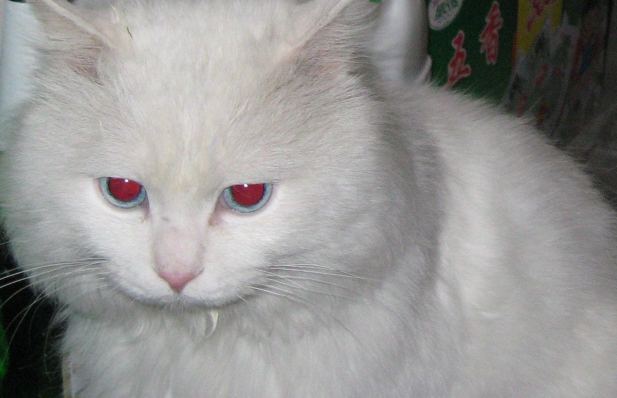
%> input picture ImageProcess/005/红眼.jpg, 1234 x 795 px (shown at 1/2 size)
$ octave hw5.m   (GNU Octave 9; MATLAB toolbox functions it lacks are replaced by stand-ins)
%> lines starting %> are read from the running program, lines starting %| are printed output that depends on the picture; in (x1, y1, x2, y2) boxes, pixels count from 0 and x2, y2 are one past the last pixel; in counts of white or black regions, pixels touching at a corner belong together; the program's own positions count from 1
%
%%小作业5：去红眼
%%创建日期：2016-11-27
%%
I = imread('红眼.jpg');
%> I is the input picture: size 795x1234x3 uint8; mean R, G, B 148.9, 147.9, 146.5
Id = double(I)/255;
IRed = double( I(:,:,1) )/255 ;
IGreen = double( I(:,:,2) )/255 ;
IBlue = double( I(:,:,3) )/255 ;

hsv= rgb2hsv(Id);
%> hsv: size 795x1234x3 double; mean H, S, V 0.382, 0.0678, 0.592
IH = hsv(:,:,1);
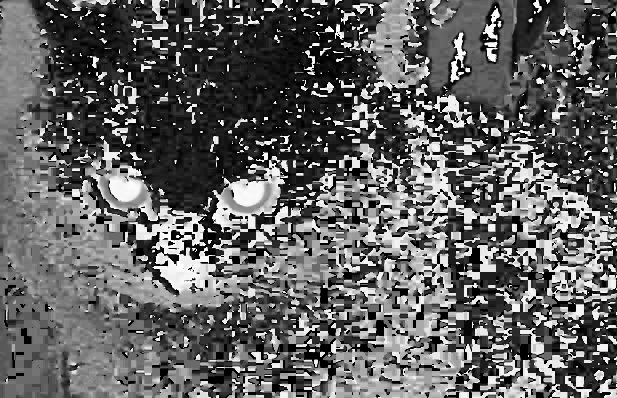
%> IH: size 795x1234 double (shown at 1/2 size); min 0, max 0.997, mean 0.382
IS = hsv(:,:,2);
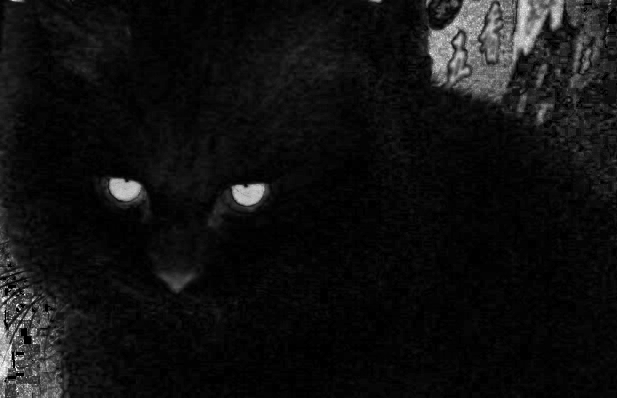
%> IS: size 795x1234 double (shown at 1/2 size); min 0, max 1, mean 0.0678
IV = hsv(:,:,3);

% [12 lines of commented-out code are left out]
T = [170.5,325.25;571,443.75];
rmin = uint16( T(1,2) );
cmin = uint16( T(1,1) );
rmax = uint16( T(2,2) );
cmax = uint16( T(2,1) );
loc2 = ones( (cmax-cmin)*(rmax-rmin),2 );
ctotal = cmax-cmin+1;
for m = rmin:rmax
	for n = cmin:cmax
		loc2( (m-rmin)*ctotal+n-cmin+1,1 )=m;
		loc2( (m-rmin)*ctotal+n-cmin+1,2 )=n;
	end
end
loc = sub2ind(size(IH),loc2(:,1),loc2(:,2));

% 确定红眼的像素位置并进行处理——S域取0
row = size(IH,1); col=size(IH,2);
%> after `row = size(IH,1)`: row = 795
%> after `col=size(IH,2)`: col = 1234
ns = IS;
Judge = ( IH(loc)<0.25 | IH(loc)>0.75 ) & (IS(loc) >0.3 );
%> Judge = 48120 logical values, 4550 true
ns(loc) = ns(loc) .* (~Judge);
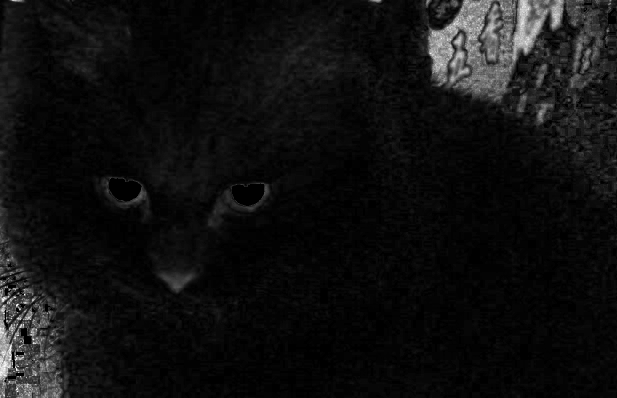
%> ns: size 795x1234 double (shown at 1/2 size); 0.46% of pixels changed, all inside (x1, y1, x2, y2) = (218, 355, 529, 412)
nv = IV;
nv(loc) = (IRed(loc)+IGreen(loc)+IBlue(loc))/3;
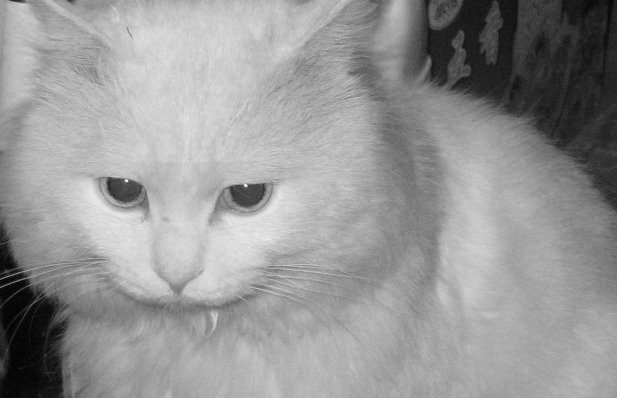
%> nv: size 795x1234 double (shown at 1/2 size); min 0, max 0.999, mean 0.591

%反变换会原图像，并显示处理结果与原图像之差
nhsv = hsv;
nhsv(:,:,2) = ns;
%> nhsv: size 795x1234x3 double; mean H, S, V 0.382, 0.0647, 0.592
In = hsv2rgb(nhsv);
figure,imshow(In),title('去红眼结果');
Icha = ( In - hsv2rgb(hsv) )*1e15*255;
figure,imshow(Icha),title('结果与原图之差');
%> after `imshow(Icha)`:
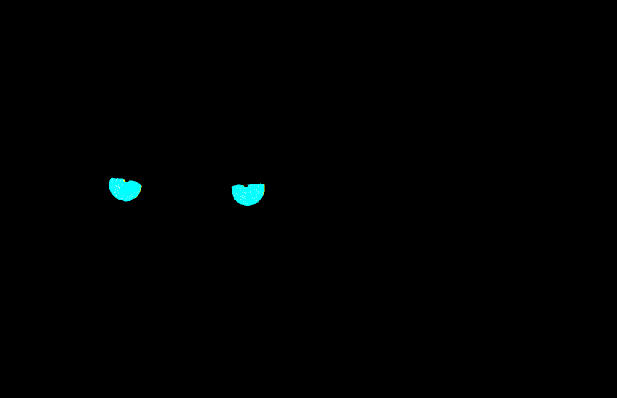
%> displayed picture: size 795x1234x3, on the screen's scale of 0 to 255 (shown at 1/2 size); mean R, G, B 0.1, 1.2, 1.2

nhsv(:,:,3) = nv;
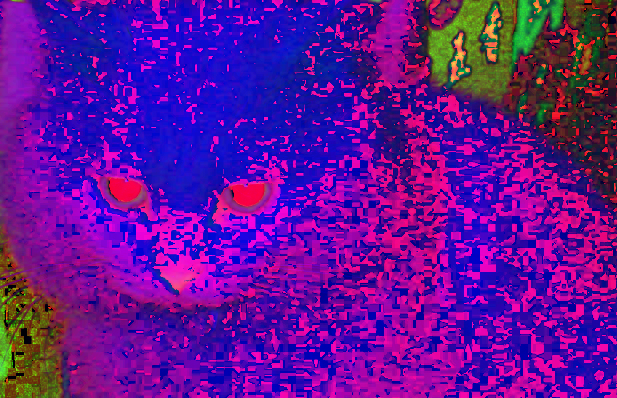
%> nhsv: size 795x1234x3 double (shown at 1/2 size); mean R, G, B 0.382, 0.0647, 0.591
In2 = hsv2rgb(nhsv);
figure,imshow(In2),title('去红眼结果');
Icha = ( In2 - hsv2rgb(hsv) )*1e15*255;
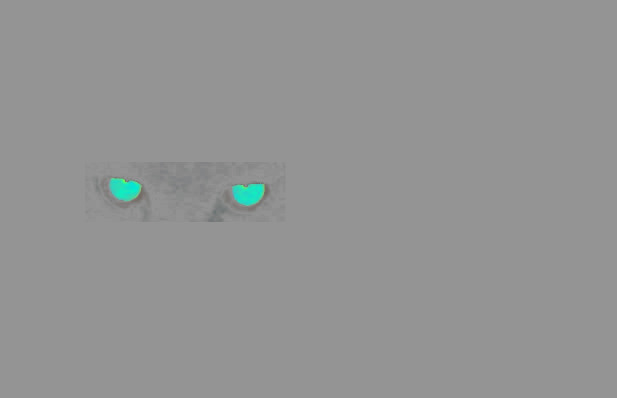
%> Icha: size 795x1234x3 double (shown at 1/2 size); mean R, G, B -4.08e+14, -3.79e+13, -1.16e+14; drawn with min black and max white
figure,imshow(Icha),title('结果与原图之差');
